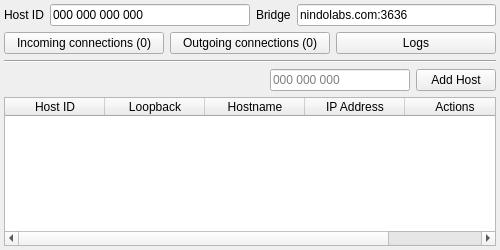
<?xml version="1.0" encoding="UTF-8"?>
<ui version="4.0">
 <class>MainWindow</class>
 <widget class="QMainWindow" name="MainWindow">
  <property name="geometry">
   <rect>
    <x>0</x>
    <y>0</y>
    <width>500</width>
    <height>250</height>
   </rect>
  </property>
  <property name="minimumSize">
   <size>
    <width>500</width>
    <height>250</height>
   </size>
  </property>
  <property name="maximumSize">
   <size>
    <width>16777215</width>
    <height>16777215</height>
   </size>
  </property>
  <property name="windowTitle">
   <string>MainWindow</string>
  </property>
  <property name="styleSheet">
   <string notr="true"/>
  </property>
  <widget class="QWidget" name="centralwidget">
   <property name="sizePolicy">
    <sizepolicy hsizetype="Preferred" vsizetype="Preferred">
     <horstretch>0</horstretch>
     <verstretch>0</verstretch>
    </sizepolicy>
   </property>
   <layout class="QHBoxLayout" name="horizontalLayout_4">
    <property name="leftMargin">
     <number>0</number>
    </property>
    <property name="topMargin">
     <number>0</number>
    </property>
    <property name="rightMargin">
     <number>0</number>
    </property>
    <property name="bottomMargin">
     <number>0</number>
    </property>
    <item>
     <layout class="QVBoxLayout" name="verticalLayout_2">
      <item>
       <layout class="QVBoxLayout" name="verticalLayout">
        <property name="sizeConstraint">
         <enum>QLayout::SetDefaultConstraint</enum>
        </property>
        <property name="leftMargin">
         <number>4</number>
        </property>
        <property name="topMargin">
         <number>4</number>
        </property>
        <property name="rightMargin">
         <number>4</number>
        </property>
        <property name="bottomMargin">
         <number>4</number>
        </property>
        <item>
         <layout class="QHBoxLayout" name="horizontalLayout">
          <item>
           <widget class="QLabel" name="label_2">
            <property name="text">
             <string>Host ID</string>
            </property>
           </widget>
          </item>
          <item>
           <widget class="QLineEdit" name="host_id_input">
            <property name="text">
             <string>000 000 000 000</string>
            </property>
            <property name="dragEnabled">
             <bool>false</bool>
            </property>
            <property name="readOnly">
             <bool>true</bool>
            </property>
           </widget>
          </item>
          <item>
           <widget class="QLabel" name="label">
            <property name="text">
             <string>Bridge</string>
            </property>
           </widget>
          </item>
          <item>
           <widget class="QLineEdit" name="bridge_input">
            <property name="autoFillBackground">
             <bool>false</bool>
            </property>
            <property name="styleSheet">
             <string notr="true"/>
            </property>
            <property name="text">
             <string>nindolabs.com:3636</string>
            </property>
            <property name="dragEnabled">
             <bool>false</bool>
            </property>
            <property name="readOnly">
             <bool>true</bool>
            </property>
           </widget>
          </item>
         </layout>
        </item>
        <item>
         <layout class="QHBoxLayout" name="horizontalLayout_2">
          <item>
           <widget class="QPushButton" name="incoming_connections_button">
            <property name="text">
             <string>Incoming connections (0)</string>
            </property>
           </widget>
          </item>
          <item>
           <widget class="QPushButton" name="outgoing_connections_button">
            <property name="text">
             <string>Outgoing connections (0)</string>
            </property>
           </widget>
          </item>
          <item>
           <widget class="QPushButton" name="logs_button">
            <property name="text">
             <string>Logs</string>
            </property>
           </widget>
          </item>
         </layout>
        </item>
        <item>
         <widget class="Line" name="line">
          <property name="orientation">
           <enum>Qt::Horizontal</enum>
          </property>
         </widget>
        </item>
        <item>
         <layout class="QVBoxLayout" name="verticalLayout_3">
          <item>
           <layout class="QHBoxLayout" name="horizontalLayout_3">
            <item>
             <spacer name="horizontalSpacer">
              <property name="orientation">
               <enum>Qt::Horizontal</enum>
              </property>
              <property name="sizeHint" stdset="0">
               <size>
                <width>40</width>
                <height>20</height>
               </size>
              </property>
             </spacer>
            </item>
            <item>
             <widget class="QLineEdit" name="add_host_input">
              <property name="maximumSize">
               <size>
                <width>140</width>
                <height>16777215</height>
               </size>
              </property>
              <property name="placeholderText">
               <string>000 000 000</string>
              </property>
             </widget>
            </item>
            <item>
             <widget class="QPushButton" name="add_host_button">
              <property name="text">
               <string>Add Host</string>
              </property>
             </widget>
            </item>
           </layout>
          </item>
          <item>
           <widget class="QTableWidget" name="hosts_table">
            <property name="focusPolicy">
             <enum>Qt::NoFocus</enum>
            </property>
            <property name="editTriggers">
             <set>QAbstractItemView::NoEditTriggers</set>
            </property>
            <property name="showDropIndicator" stdset="0">
             <bool>false</bool>
            </property>
            <property name="dragDropOverwriteMode">
             <bool>false</bool>
            </property>
            <property name="selectionMode">
             <enum>QAbstractItemView::NoSelection</enum>
            </property>
            <property name="selectionBehavior">
             <enum>QAbstractItemView::SelectColumns</enum>
            </property>
            <property name="textElideMode">
             <enum>Qt::ElideLeft</enum>
            </property>
            <property name="showGrid">
             <bool>true</bool>
            </property>
            <property name="gridStyle">
             <enum>Qt::NoPen</enum>
            </property>
            <property name="sortingEnabled">
             <bool>false</bool>
            </property>
            <property name="cornerButtonEnabled">
             <bool>false</bool>
            </property>
            <attribute name="verticalHeaderVisible">
             <bool>false</bool>
            </attribute>
            <attribute name="verticalHeaderHighlightSections">
             <bool>false</bool>
            </attribute>
            <column>
             <property name="text">
              <string>Host ID</string>
             </property>
            </column>
            <column>
             <property name="text">
              <string>Loopback</string>
             </property>
            </column>
            <column>
             <property name="text">
              <string>Hostname</string>
             </property>
            </column>
            <column>
             <property name="text">
              <string>IP Address</string>
             </property>
            </column>
            <column>
             <property name="text">
              <string>Actions</string>
             </property>
            </column>
           </widget>
          </item>
         </layout>
        </item>
       </layout>
      </item>
     </layout>
    </item>
   </layout>
  </widget>
 </widget>
 <resources/>
 <connections/>
</ui>
